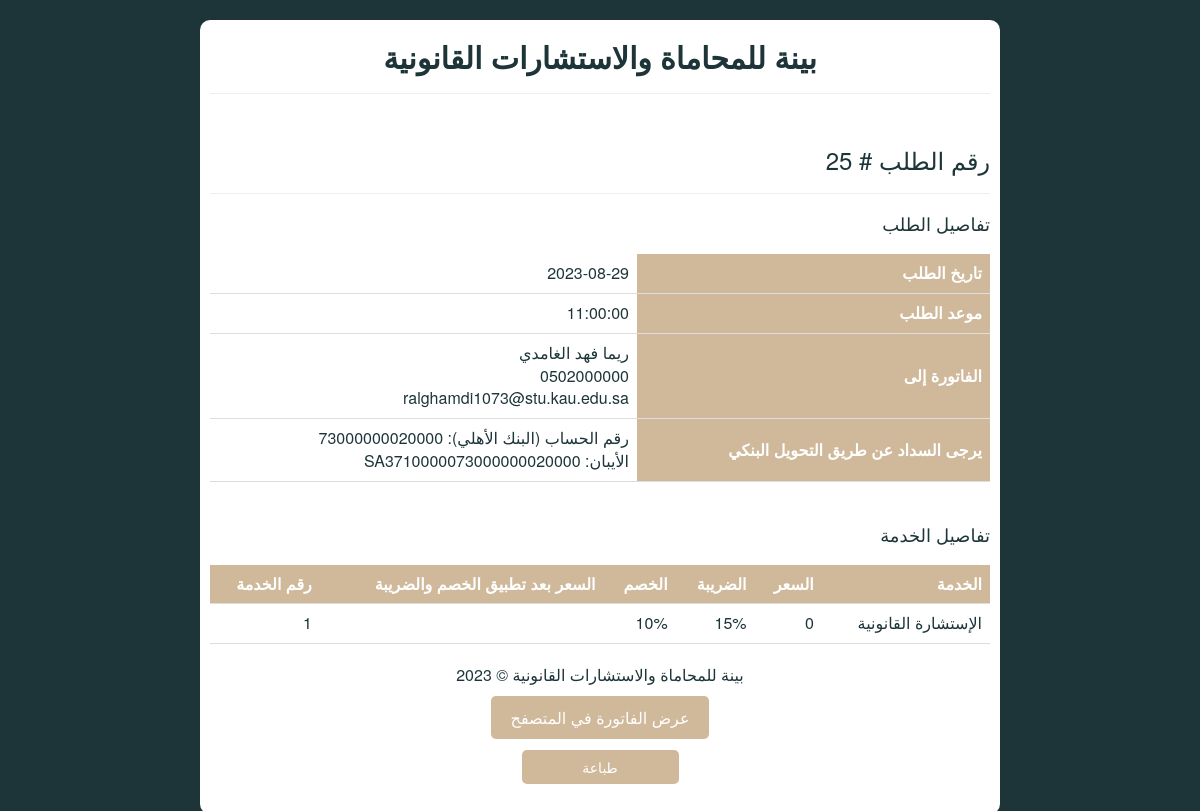
Screenshot of /Admin/email_body.php?appointment_id=25 with the database file from the repository.
### tables this page shows
CREATE TABLE `appointments` (
  `Appointment_id` int(20) NOT NULL,
  `Client` int(10) NOT NULL,
  `Service_id` int(3) NOT NULL,
  `Urgent` int(1) DEFAULT NULL,
  `Brief` varchar(500) NOT NULL,
  `File` varchar(500) DEFAULT NULL,
  `total_price` double DEFAULT NULL,
  `Date` date NOT NULL,
  `time` time NOT NULL,
  `place` int(1) DEFAULT NULL,
  `status` varchar(30) NOT NULL,
  `initial_price` double DEFAULT NULL
);

CREATE TABLE `clients` (
  `client_id` int(10) NOT NULL,
  `First_name` varchar(40) NOT NULL,
  `Middle_name` varchar(40) NOT NULL,
  `Last_name` varchar(40) NOT NULL,
  `Email` varchar(50) NOT NULL,
  `Phone` varchar(12) NOT NULL,
  `NationalID` varchar(10) NOT NULL,
  `password` varchar(50) DEFAULT NULL,
  `registered` int(1) DEFAULT NULL,
  `reset_token_expires_at` datetime DEFAULT NULL,
  `reset_token_hash` varchar(64) DEFAULT NULL,
  `user_id` int(50) DEFAULT NULL
);

CREATE TABLE `services` (
  `Service_id` int(3) NOT NULL,
  `title` varchar(200) NOT NULL,
  `description` varchar(1000) NOT NULL
);

### Admin/email_body.php (the view, shortened to what this page needs)
<?php
include '../database.php';
$appointmentId =  $_GET['appointment_id'];
$smt = mysqli_prepare($conn, "SELECT * FROM appointments WHERE appointment_id = '$appointmentId'");
mysqli_stmt_execute($smt);
$result = mysqli_stmt_get_result($smt);
if (mysqli_num_rows($result) == 0) {
    $smt = mysqli_prepare($conn, "SELECT * FROM orders WHERE order_id = '$appointmentId'");
    mysqli_stmt_execute($smt);
    $result = mysqli_stmt_get_result($smt);
    $row = mysqli_fetch_assoc($result);
    $filed = $row['filed'];
    $prosecutor = $row['prosecutor'];
    $defendant = $row['defendant'];
    $required_work = $row['required_work'];
    $Brief = $row['brief'];
    $requests = $row['requests'];
    $notes = $row['notes'];
    $Service_id = $row['service_id'];
    $client = $row['client_id'];
    $details = $row['details'];
    $parts = explode("$", $details);
    $Date = $row['due_date'];
    $time = $row['time'];
    $File = $row['file'];
    $total_price = $row['total_price'];
    $initial_price = $row['initial_price'];
    $status = $row['status'];
} else {
    $row = mysqli_fetch_assoc($result);
    $Date = $row['Date'];
    $time = $row['time'];
    $total_price = $row['total_price'];
    $client = $row['Client'];
    $Service_id = $row['Service_id'];
    $initial_price = $row['initial_price'];
}
$stmt = mysqli_prepare($conn, "SELECT * FROM clients WHERE client_id = ?");
mysqli_stmt_bind_param($stmt, "i", $client);
mysqli_stmt_execute($stmt);
$result = mysqli_stmt_get_result($stmt);
$row = mysqli_fetch_assoc($result);
$Fristname = $row['First_name'];
$Middlename = $row['Middle_name'];
$Lastname = $row['Last_name'];
$phone = $row['Phone'];
$email = $row['Email'];
$registered = $row['registered'];
$query = "SELECT title FROM services WHERE service_id = '$Service_id'";
$result1 = mysqli_query($conn, $query);
if ($result && mysqli_num_rows($result1) > 0) {
    $row1 = mysqli_fetch_assoc($result1);
    $serviceName = $row1['title'];
} else {
    $serviceName = "Service not found.";
}
?>
<!DOCTYPE html>
<html lang="ar">
<head>
    <link href="//netdna.bootstrapcdn.com/bootstrap/3.1.0/css/bootstrap.min.css" rel="stylesheet" id="bootstrap-css">
</head>
<body>
<div class="invoice-container">
    <h2 style="text-align: center; color: #1D3539; font-weight: bold;">بينة للمحاماة والاستشارات القانونية</h2>
    <hr><br>
    <h3 style="text-align: right; color: #1D3539;">رقم الطلب # <?php echo $appointmentId; ?></h3>
    <hr>
    <h4 style="text-align: right;color: #1D3539; ">تفاصيل الطلب</h4>
    <table>
        <tr>
            <td><?php echo $Date; ?></td>
            <th style="text-align: right;">تاريخ الطلب</th>
        </tr>
        <tr>
            <td><?php echo $time; ?></td>
            <th style="text-align: right;">موعد الطلب</th>
        </tr>
        <tr>
            <td><?php echo $Fristname . " " . $Middlename . " " . $Lastname; ?><br><?php echo $phone; ?><br><?php echo $email; ?></td>
            <th style="text-align: right;">الفاتورة إلى</th>
        </tr>
        <tr>
            <td>رقم الحساب (البنك الأهلي): 73000000020000<br>SA3710000073000000020000 :الأيبان </td>
            <th style="text-align: right;">يرجى السداد عن طريق التحويل البنكي</th>
        </tr>
    </table>
    <br>
    <h4 style="text-align: right; color: #1D3539;">تفاصيل الخدمة</h4>
    <table>
        <tr>
            <th style="text-align: right;">رقم الخدمة</th>
            <th style="text-align: right;">السعر بعد تطبيق الخصم والضريبة </th>
            <th style="text-align: right;">الخصم</th>
            <th style="text-align: right;">الضريبة</th>
            <th style="text-align: right;">السعر</th>
            <th style="text-align: right;">الخدمة</th>
        </tr>
        <tr>
            <td><?php echo $Service_id; ?></td>
            <td><?php echo $total_price; ?></td>
            <td class="border-0">
                <?php echo ($registered == 1) ? '10%' : '0%'; ?>
            </td>
            <td><?php echo "15%"; ?></td>
            <td><?php echo $initial_price ; ?></td>
            <td><?php echo $serviceName; ?></td>
        </tr>
    </table>
    <p style="margin-top: 20px;">بينة للمحاماة والاستشارات القانونية © 2023</p>
    <div class="button-container">
        <a href="https://bainah.com.sa/Admin/email_body.php?appointment_id=<?php echo $appointmentId; ?>" class="view-button">عرض الفاتورة في المتصفح</a>
    </div>
    <button class="button ">
        <div class="float-end">
            <a href="javascript:window.print()" class="btn btn-success me-1" style="background-color: #CFB99A;    border:none; ">طباعة<i class="fa fa-print"></i></a>
        </div>
    </button>
</div>
</body>
</html>

### Admin/email_body.php (style rules this page uses)
.invoice-container { text-align: center; margin-top: 20px; padding: 10px; background-color: #fff; border-radius: 10px; max-width: 800px; margin-left: auto; margin-right: auto; }
table { border-collapse: collapse; width: 100%; margin-bottom: 10px; }
th, td { text-align: right; padding: 8px; border-bottom: 1px solid #ddd; }
th { background-color: #CFB99A; color: #fff; }
body { background-color: #1D3539; color: #CFB99A; font-size: 16px; }
h2, h3, h4 { color: #CFB99A; text-align: center; margin-top: 10px; margin-bottom: 20px; }
p { margin-top: 10px; margin-bottom: 10px; }
.button-container { text-align: center; margin-top: 20px; }
.view-button { background-color: #CFB99A; color: #fff; border: none; padding: 10px 20px; border-radius: 5px; text-decoration: none; }
.button { flex: 1; max-width: 200px; margin: 20px; width: 157px; flex-shrink: 0; text-decoration: none; font-size: 14px !important; padding: 1px 7px !important; background-color: #CFB99A; color: #fff; border: none; border-radius: 5px; }
body { color: #1D3539; }

### rows the page displays
appointments: Date "2023-08-29", time "11:00:00", Service "1", initial_price "0"
clients: First_name "ريما", Middle_name "فهد", Last_name "الغامدي", Phone "0502000000", Email "ralghamdi1073@stu.kau.edu.sa"
services: title "الإستشارة القانونية"

### other values shown
$appointmentId "25"
